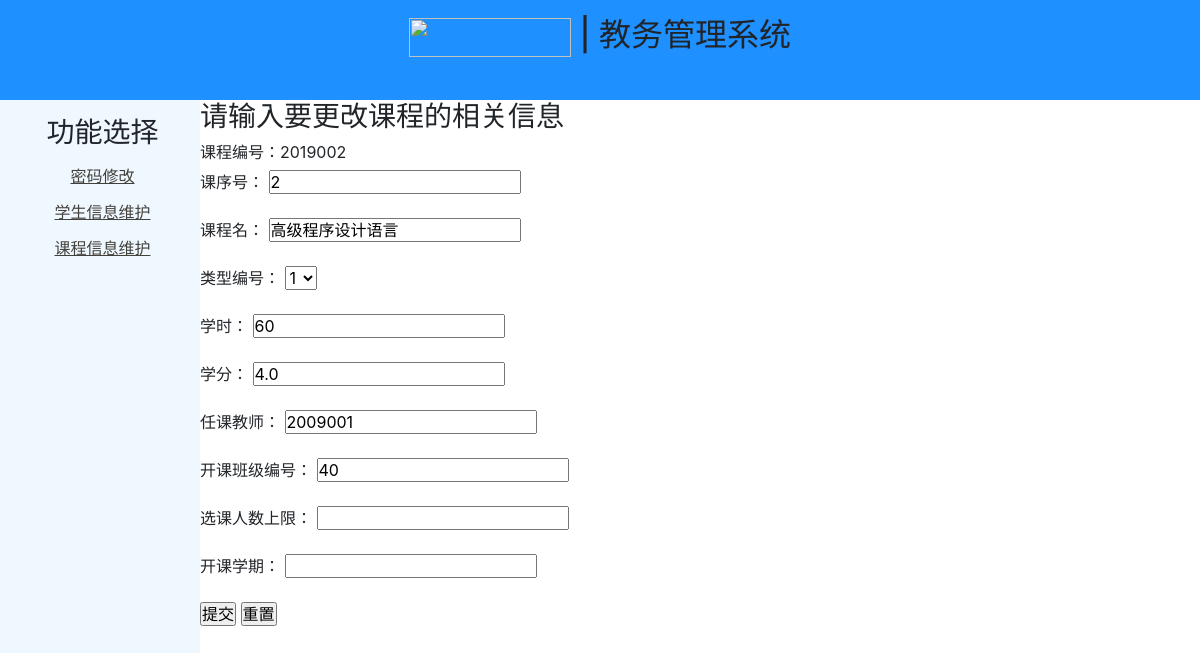
/update-t?id=2019002 (signed in), run on the app's committed database.
### tables this page shows
CREATE TABLE course_Info(
	course_id int primary key,
	course_order int not null,
	course_name char(50) not null,
	kind_id int not null,
	course_hours int not null,
	course_credit float not null,
	teacher_id int not null,
	toplimit_num int not null,
	foreign key(kind_id) references course_kind(kind_id),
	foreign key(teacher_id) references teacher_Info(teacher_id)
	);

### admin.py (the view, shortened to what this page needs)
@app.route('/update-t', methods=['GET', 'post'])
def upadte1():   #修改课程信息
        if not CheckLogin():
            return redirect(url_for("login"))
        if request.method == "GET":
            id = request.args['id']
            result, _ = GetSql2("select * from course_Info where course_id='%s'" % id)
            print(result[0])
            print(type(result[0]))
            pro, _ = GetSql2("select distinct kind_id from course_Info ")
            return render_template('update-t.html', data=result[0], pro=pro)

### admin.py (called while the page is built)
def CheckLogin():
    if 'admin_name' not in session:
        return False
    else:
        return True

### dbSqlite3.py (called while the page is built)
def OpenDb():
    database = "./db/Edu_system.db"
    conn = sqlite3.connect(database)
    return conn

def GetSql(conn, sql):
    cur = conn.cursor()
    cur.execute(sql)
    fields=[]
    for field in cur.description:
        fields.append(field[0])
    result = cur.fetchall()
    cur.close()
    return result,fields

def CloseDb(conn):
    conn.close()

def GetSql2(sql):
    conn = OpenDb()
    result,fields = GetSql(conn, sql)
    CloseDb(conn)
    return result,fields

### templates/update-t.html (shortened to what this page needs)
<!DOCTYPE html>
<html lang="en">
<head>
   <link href="{{ url_for('static',filename='css/show.css') }}" rel="stylesheet"/>
    <link href="https://cdn.staticfile.org/twitter-bootstrap/4.1.0/css/bootstrap.min.css" rel="stylesheet"/>
</head>
<body>
<div id="container">
    <div id="header" align="center">
         <p><h2><img width="162px" height="38.5px" src="static/picture/logo.png" alt=""><span> | 教务管理系统</span></h2></p>
    </div>
    <div id="sidebar1" align="center">
        <p align="center">
            <h3>功能选择</h3><p><p>
            <a href="/per">密码修改</a><p>
            <a href="/">学生信息维护</a><p>
            <a href="/mama">课程信息维护</a>
    </div>
    <div id="content" class="content">
	<h3>请输入要更改课程的相关信息</h3>
<form id="form1" name="form1" method="post" action="/update-t">
    <label>课程编号：{{data[0]}}
    </label>
    <p>
        <label>课序号：
            <input type="text" name="couse_order" value='{{data[1]}}'/>
        </label>
    </p>
     <p>
        <label>课程名：
            <input type="text" name="course_name" value='{{data[2]}}'/>
        </label>
    </p>
    <p>
        <label>类型编号：
            <select name="kind_id">
                {% for pr in pro %}
                {% if pr[0]==data[3] %}
                {% set selected="selected" %}
                {% else %}
                {% set selected="" %}
                {% endif %}
                <option value='{{pr[0]}}' {{selected}}>{{pr[0]}}</option>
                {% endfor %}
            </select>
        </label>
    </p>
    <p>
        <label>学时：
            <input type="text" name="course_hours" value='{{data[4]}}'/>
        </label>
    </p>
     <p>
        <label>学分：
            <input type="text" name="course_credit" value='{{data[5]}}'/>
        </label>
    </p>
     <p>
        <label>任课教师：
            <input type="text" name="teacher_id" value='{{data[6]}}'/>
        </label>
    </p>
     <p>
        <label>开课班级编号：
            <input type="text" name="class_id" value='{{data[7]}}'/>
        </label>
    </p>
     <p>
        <label>选课人数上限：
            <input type="text" name="toplimit_num" value='{{data[8]}}'/>
        </label>
    </p>
    <p>
        <label>开课学期：
            <input type="text" name="class_date" value='{{data[9]}}'/>
        </label>
    </p>
    <p>
        <label>
            <input type="submit" name="button" value="提交"/>
        </label>
        <label>
            <input type="reset" name="button2" value="重置"/>
        </label>
        <br/>
    </p>
</form>
    </div>
</div>
</body>
</html>

### static/css/show.css (style rules this page uses)
* { margin: 0; padding: 0; }
a:link { color: #42413C; text-decoration: underline; }
#container { margin: 0px auto; width: 100%; background-color: #FFF; position: relative; }
#header { background-color:#1E90FF; float: left; height: 100px; width:100%; }
#sidebar1,#content { padding-bottom:9999px; margin-bottom:-9995px; }
#sidebar1 { width:200px; float:left; background-color:#F0F8FF; line-height:20px; padding-left:5px; }
#content { width:800px; float:left; line-height:20px; }

### data on the page
course_Info: course_id "2019002", couse_order "2", course_name "高级程序设计语言", course_hours "60", course_credit "4.0", teacher_id "2009001", class_id "40"

### other printed values
form field kind_id "1"
